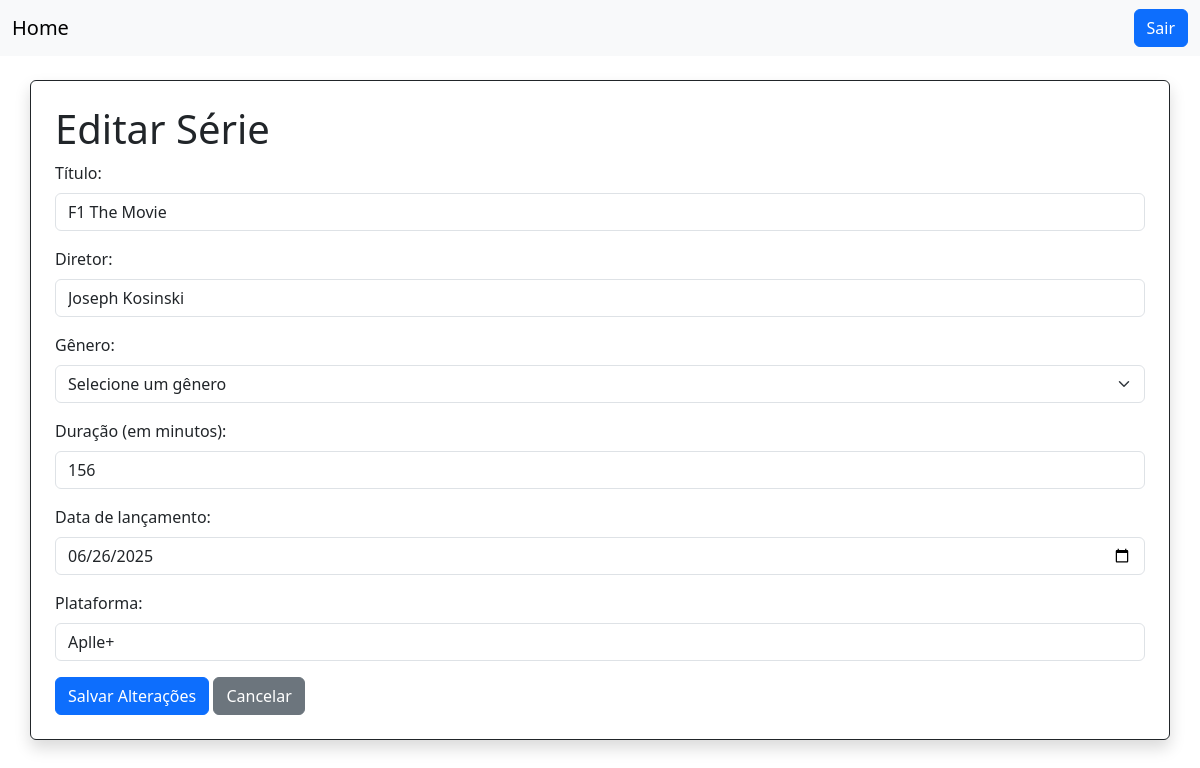
Screenshot of /filmes/edit.php?id=6 (signed in) with the database file from the repository.
### tables this page shows
CREATE TABLE `filmes` (
  `id` int(11) NOT NULL,
  `titulo` varchar(155) NOT NULL,
  `diretor` varchar(155) NOT NULL,
  `genero` varchar(155) NOT NULL,
  `duracao` float NOT NULL,
  `lancamento` date NOT NULL,
  `plataforma` varchar(100) NOT NULL,
  `genero_id` int(11) DEFAULT NULL
);

### filmes/edit.php (the view, shortened to what this page needs)
<?php
require_once '../db_connection.php';
$id = $_GET['id'] ?? null;
$sql = "SELECT * FROM filmes WHERE id = $id";
$resultado = mysqli_query($con, $sql);
if (mysqli_num_rows($resultado) == 1) {
    $filme = mysqli_fetch_assoc($resultado);
} else {
    header("location: index.php");
    exit;
}
?>
<!DOCTYPE html>
<html lang="pt-BR">
<head>
    <link href="https://cdn.jsdelivr.net/npm/bootstrap@5.3.7/dist/css/bootstrap.min.css" rel="stylesheet">
</head>
<body>
<nav class="navbar navbar-expand-lg navbar-light bg-light">
    <div class="container-fluid">
        <a class="navbar-brand" href="index.php">Home</a>
        <a href="#" class="btn btn-primary">Sair</a>
    </div>
</nav>
<div class="container border border-1 border-dark rounded p-4 my-4 shadow">
    <h1>Editar Série</h1>
    <form action="proc_form.php" method="POST">
        <div class="mb-3">
            <label for="titulo" class="form-label">Título:</label>
            <input
                type="text"
                name="titulo"
                class="form-control"
                value="<?= htmlspecialchars($filme['titulo']) ?>"
                required>
        </div>
        <div class="mb-3">
            <label for="diretor" class="form-label">Diretor:</label>
            <input
                type="text"
                name="diretor"
                class="form-control"
                value="<?= htmlspecialchars($filme['diretor']) ?>"
                required>
        </div>
        <div class="mb-3">
            <label for="genero_id" class="form-label">Gênero:</label>
            <select name="genero_id" class="form-select" required>
                <option value="">Selecione um gênero</option>
            </select>
        </div>
        <div class="mb-3">
            <label for="duracao" class="form-label">Duração (em minutos):</label>
            <input
                type="number"
                name="duracao"
                class="form-control"
                value="<?= $filme['duracao'] ?>"
                required>
        </div>
        <div class="mb-3">
            <label for="lancamento" class="form-label">Data de lançamento:</label>
            <input
                type="date"
                name="lancamento"
                class="form-control"
                value="<?= $filme['lancamento'] ?>"
                required>
        </div>
        <div class="mb-3">
            <label for="plataforma" class="form-label">Plataforma:</label>
            <input
                type="text"
                name="plataforma"
                class="form-control"
                value="<?= htmlspecialchars($filme['plataforma']) ?>"
                required>
        </div>
        <button type="submit" class="btn btn-primary">Salvar Alterações</button>
        <a href="index.php" class="btn btn-secondary">Cancelar</a>
    </form>
</div>
</body>
</html>

### rows the page displays
filmes: titulo "F1 The Movie", diretor "Joseph Kosinski", duracao "156", lancamento "06/26/2025", plataforma "Aplle+"
